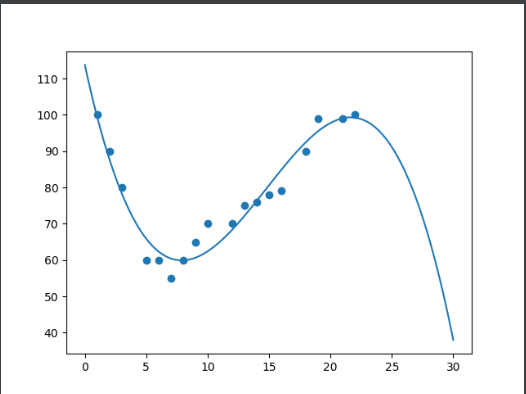

Write Python code to recreate this figure.
import numpy as np
import matplotlib.pyplot as plt
from sklearn.linear_model import LinearRegression


def get_random_data():
    x = [1, 2, 3, 5, 6, 7, 8, 9, 10, 12, 13, 14, 15, 16, 18, 19, 21, 22]
    y = [100, 90, 80, 60, 60, 55, 60, 65, 70, 70, 75, 76, 78, 79, 90, 99, 99, 100]
    return x,y

def plot(x, y, modelo):
    line = np.linspace(0, 30, 100)
    plt.plot(line, modelo(line))
    plt.scatter(x, y)
    plt.show()


x, y = get_random_data()
modelo = np.poly1d(np.polyfit(x, y, 3))
plot(x, y, modelo)
